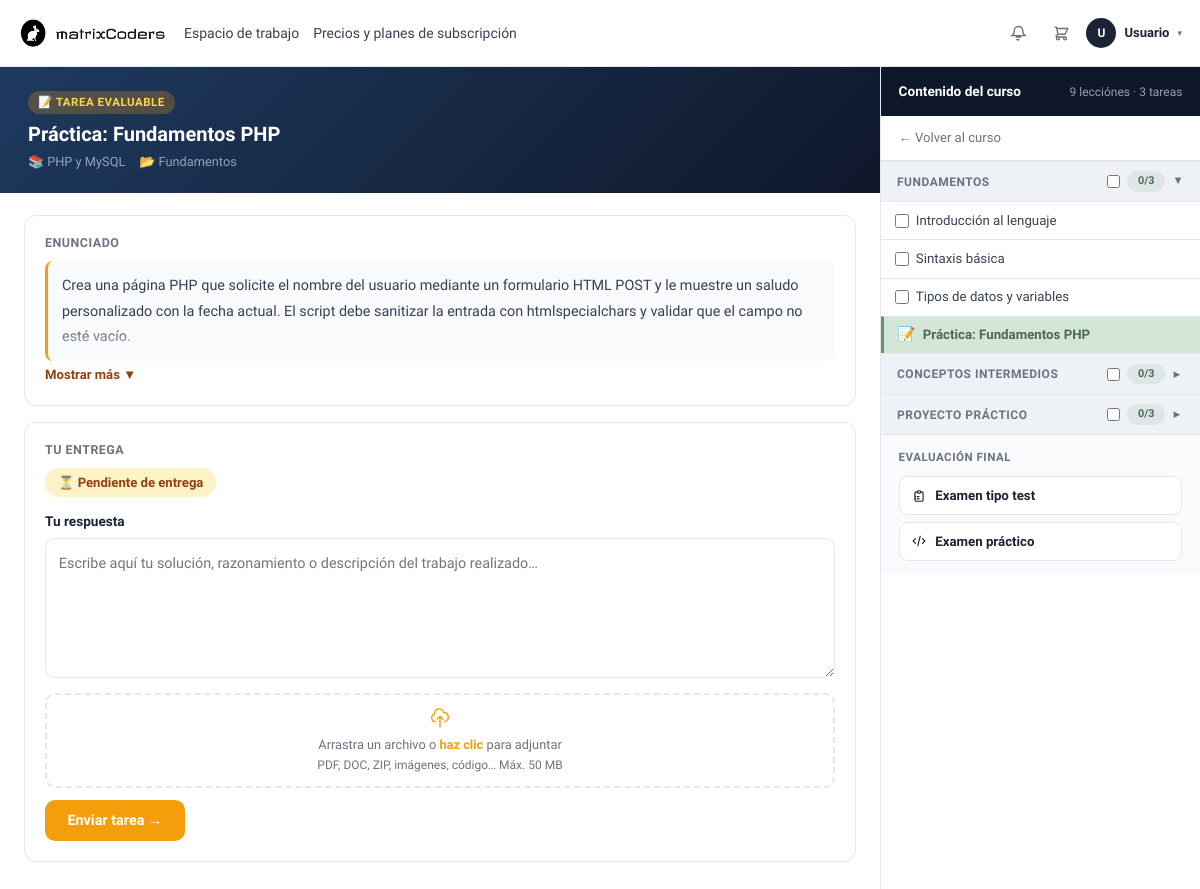
The page /index.php?url=tarea-entregable&id=23 (signed in) on the database its author committed.
### tables this page shows
CREATE TABLE tarea_entregable (
    id           INTEGER PRIMARY KEY AUTOINCREMENT,
    curso_id     INTEGER NOT NULL,
    unidad_id    INTEGER DEFAULT NULL,
    titulo       TEXT    NOT NULL,
    descripcion  TEXT    DEFAULT NULL,
    fecha_limite TEXT    DEFAULT NULL,
    creado_en    TEXT    NOT NULL DEFAULT (datetime('now')),
    FOREIGN KEY (curso_id)  REFERENCES curso(id)  ON DELETE CASCADE,
    FOREIGN KEY (unidad_id) REFERENCES unidad(id) ON DELETE SET NULL
);

CREATE TABLE curso (
    id             INTEGER PRIMARY KEY AUTOINCREMENT,
    titulo         TEXT    NOT NULL,
    descripcion    TEXT    DEFAULT NULL,
    info_extra     TEXT    DEFAULT NULL,
    que_aprenderas TEXT    DEFAULT NULL,
    imagen         TEXT    DEFAULT NULL,
    destacado      INTEGER NOT NULL DEFAULT 0,
    precio         REAL    NOT NULL DEFAULT 0.00,
    nivel          TEXT    DEFAULT NULL,
    categoria      TEXT    DEFAULT NULL,
    duracion_min   INTEGER DEFAULT NULL,
    estudiantes    INTEGER DEFAULT NULL
, activo        INTEGER NOT NULL DEFAULT 1, instructor_id INTEGER DEFAULT NULL, orden         INTEGER NOT NULL DEFAULT 0, apuntes_json   TEXT    DEFAULT NULL);

CREATE TABLE unidad (
    id       INTEGER PRIMARY KEY AUTOINCREMENT,
    curso_id INTEGER NOT NULL,
    titulo   TEXT    NOT NULL,
    orden    INTEGER NOT NULL DEFAULT 1,
    FOREIGN KEY (curso_id) REFERENCES curso(id) ON DELETE CASCADE ON UPDATE CASCADE
);

CREATE TABLE leccion (
    id        INTEGER PRIMARY KEY AUTOINCREMENT,
    unidad_id INTEGER NOT NULL,
    titulo    TEXT    NOT NULL,
    orden     INTEGER NOT NULL DEFAULT 1,
    video_url TEXT    DEFAULT NULL, apuntes TEXT DEFAULT NULL,
    FOREIGN KEY (unidad_id) REFERENCES unidad(id) ON DELETE CASCADE ON UPDATE CASCADE
);

### app/controllers/TareaEntregableController.php (called while the page is built, shortened)
<?php
require_once __DIR__ . '/../models/Curso.php';
$usuarioId = (int)$_SESSION['usuario_id'];
$db        = (new Database())->connect();
$tareaId = isset($_GET['id']) ? (int)$_GET['id'] : 0;
$stmtT = $db->prepare("
    SELECT te.*, u.titulo AS unidad_titulo, u.curso_id, c.titulo AS curso_titulo
    FROM tarea_entregable te
    JOIN unidad u ON u.id = te.unidad_id
    JOIN curso c  ON c.id = u.curso_id
    WHERE te.id = ?
");
$stmtT->execute([$tareaId]);
$tarea = $stmtT->fetch(PDO::FETCH_ASSOC);
$cursoId = (int)$tarea['curso_id'];
try {
    $stmtExp = $db->prepare("SELECT fecha FROM matricula WHERE usuario_id=? AND curso_id=? AND estado='activa'");
    $stmtExp->execute([$usuarioId, $cursoId]);
    $fechaMatricula = $stmtExp->fetchColumn();
    if ($fechaMatricula) {
        $expiracion = new DateTime($fechaMatricula);
        $expiracion->modify('+90 days');
        $plazoSuperado = new DateTime() > $expiracion;
    }
} catch (\Exception $e) {}
$stmtE2 = $db->prepare("SELECT * FROM entrega_entregable WHERE tarea_id=? AND alumno_id=?");
$stmtE2->execute([$tareaId, $usuarioId]);
$entrega = $stmtE2->fetch(PDO::FETCH_ASSOC) ?: null;
$modeloCurso = new Curso($db);
$unidades    = $modeloCurso->getUnidadesConLecciones($cursoId);
$tieneExamen = false;
try {
    $stEx = $db->prepare("SELECT COUNT(*) FROM examen WHERE curso_id=? AND (tipo='test' OR tipo IS NULL OR tipo='')");
    $stEx->execute([$cursoId]);
    $tieneExamen = (int)$stEx->fetchColumn() > 0;
} catch (\Exception $e) {}
if ($tieneExamen) {
    try {
        $stR = $db->prepare("
            SELECT re.nota, re.aprobado FROM resultado_examen re
            JOIN examen e ON e.id = re.examen_id
            WHERE re.usuario_id=? AND e.curso_id=? AND (e.tipo='test' OR e.tipo IS NULL)
            ORDER BY re.realizado_en DESC LIMIT 1
        ");
        $stR->execute([$usuarioId, $cursoId]);
        $resultadoExamenTest = $stR->fetch(PDO::FETCH_ASSOC) ?: null;
    } catch (\Exception $e) {}
}
$tareaActivaId = $tareaId;
require __DIR__ . '/../views/tarea_entregable/index.php';

### app/models/Curso.php (called while the page is built, shortened)
<?php
class Curso
{
    private $db;
    public function __construct($db)
    {
        $this->db = $db;
    }
    public function getUnidadesConLecciones(int $cursoId): array
    {
        $stmt = $this->db->prepare("
            SELECT * FROM unidad
            WHERE curso_id = ?
            ORDER BY orden ASC, id ASC
        ");
        $stmt->execute([$cursoId]);
        $unidades = $stmt->fetchAll(PDO::FETCH_ASSOC);
        foreach ($unidades as &$u) {
            $stmt2 = $this->db->prepare("
                SELECT * FROM leccion
                WHERE unidad_id = ?
                ORDER BY orden ASC, id ASC
            ");
            $stmt2->execute([$u['id']]);
            $u['lecciones'] = $stmt2->fetchAll(PDO::FETCH_ASSOC);
            try {
                $stmt3 = $this->db->prepare("
                    SELECT * FROM tarea_entregable
                    WHERE unidad_id = ?
                    ORDER BY id ASC
                ");
                $stmt3->execute([$u['id']]);
                $u['tareas_entregables'] = $stmt3->fetchAll(PDO::FETCH_ASSOC);
            } catch (\Exception $e) {
                $u['tareas_entregables'] = [];
            }
        }
        return $unidades;
    }
}

### app/views/tarea_entregable/index.php (the view, shortened to what this page needs)
<?php
$tituloCurso = htmlspecialchars($tarea['curso_titulo'] ?? 'Curso');
$tituloTarea = htmlspecialchars($tarea['titulo'] ?? 'Tarea');
$unidadTit   = htmlspecialchars($tarea['unidad_titulo'] ?? '');
$descripcion = $tarea['descripcion'] ?? '';
$fechaLimite = $tarea['fecha_limite'] ?? null;
?>
<!DOCTYPE html>
<html lang="es">
<head>
<link href="https://cdn.jsdelivr.net/npm/bootstrap@5.3.2/dist/css/bootstrap.min.css" rel="stylesheet">
<link rel="stylesheet" href="<?= BASE_URL ?>/css/header.css">
</head>
<body>
<?php require __DIR__ . '/../layout/header.php'; ?>
<div class="te-layout">
  <div class="te-main">
    <div class="te-hero">
      <div class="badge-tipo">📝 Tarea evaluable</div>
      <h1><?= $tituloTarea ?></h1>
      <div class="meta">
        <span>📚 <?= $tituloCurso ?></span>
        <?php if ($unidadTit): ?><span>📂 <?= $unidadTit ?></span><?php endif; ?>
      </div>
    </div>
    <div class="te-body">
      <?php if ($descripcion): ?>
      <div class="card-section">
        <h2>Enunciado</h2>
        <div class="descripcion-box collapsed" id="desc-box"><?= nl2br(htmlspecialchars($descripcion)) ?></div>
        <button class="btn-desc-toggle" id="btn-desc" onclick="toggleDesc()">Mostrar más ▼</button>
      </div>
      <?php endif; ?>
      <div class="card-section">
        <h2>Tu entrega</h2>
        <?php if ($plazoSuperado && !$entrega): ?>
          <div class="alert-vencida">⚠ El plazo de entrega finalizó el <?= fmtFechaTE($fechaLimite) ?>. Ya no es posible enviar esta tarea.</div>
        <?php else: ?>
          <span class="estado-badge estado-pendiente">⏳ Pendiente de entrega</span>
          <div style="margin-top:14px"><?php include __DIR__ . '/partials/form_entrega.php'; ?></div>
        <?php endif; ?>
      </div>
    </div>
  </div>
  <aside class="temario-sidebar">
    <div class="temario-head">
      <span>Contenido del curso</span>
      <small>
        <?php
        $totalLecSb = array_sum(array_map(fn($u) => count($u['lecciones'] ?? []), $unidades));
        $totalTESb  = array_sum(array_map(fn($u) => count($u['tareas_entregables'] ?? []), $unidades));
        echo $totalLecSb . ' lección' . ($totalLecSb !== 1 ? 'es' : '');
        if ($totalTESb > 0) echo ' · ' . $totalTESb . ' tarea' . ($totalTESb !== 1 ? 's' : '');
        ?>
      </small>
    </div>
    <a href="<?= BASE_URL ?>/index.php?url=detallecurso&id=<?= $cursoId ?>" class="volver-curso">
      ← Volver al curso
    </a>
    <?php foreach ($unidades as $uIdx => $u):
      $lecsU     = $u['lecciones'] ?? [];
      $vistasU   = 0;
      $totalLecsU = count($lecsU);
      $todasVistasU = $totalLecsU > 0 && $vistasU >= $totalLecsU;
      $unidadId = 'sb-unidad-' . $uIdx;
      $tieneActiva = false;
      foreach (($u['tareas_entregables'] ?? []) as $te) {
          if ($te['id'] == ($tareaActivaId ?? 0)) $tieneActiva = true;
      }
    ?>
    <button
        class="t-unidad-btn <?= $tieneActiva ? '' : 'collapsed' ?>"
        data-target="<?= $unidadId ?>"
        aria-expanded="<?= $tieneActiva ? 'true' : 'false' ?>">
      <span style="min-width:0;overflow:hidden;text-overflow:ellipsis;white-space:nowrap"><?= htmlspecialchars($u['titulo'] ?? 'Unidad') ?></span>
      <span class="u-meta">
        <input type="checkbox" class="u-check-all"
               title="Marcar todas las lecciones"
               data-unidad="<?= (int)$u['id'] ?>"
               data-lista="<?= $unidadId ?>"
               <?= $todasVistasU ? 'checked' : '' ?>
               onclick="event.stopPropagation()"
               onchange="toggleUnidadAll(this)">
        <span class="u-progress" id="prog-<?= $unidadId ?>"><?= $vistasU ?>/<?= $totalLecsU ?></span>
        <span class="u-chevron">▼</span>
      </span>
    </button>
    <div class="t-lecciones-list <?= $tieneActiva ? '' : 'cerrado' ?>" id="<?= $unidadId ?>">
      <?php foreach ($lecsU as $lec):
        $esVista = isset($leccionesVistas[$lec['id']]);
      ?>
      <div class="t-leccion-row">
        <input type="checkbox" class="lec-check"
               id="lc-<?= $lec['id'] ?>"
               <?= $esVista ? 'checked' : '' ?>
               onchange="toggleLeccion(this, <?= (int)$lec['id'] ?>)"
               onclick="event.stopPropagation()"
               title="Marcar como vista">
        <a href="<?= BASE_URL ?>/index.php?url=leccion&id=<?= $lec['id'] ?>"
           class="t-leccion <?= $esVista ? 'vista' : '' ?>">
          <span><?= htmlspecialchars($lec['titulo'] ?? 'Lección') ?></span>
        </a>
      </div>
      <?php endforeach; ?>
      <?php foreach (($u['tareas_entregables'] ?? []) as $te):
        $teEntregada = isset($tareasEntregablesEntregadas[$te['id']]);
        $esActiva    = $te['id'] == ($tareaActivaId ?? 0);
      ?>
      <div class="t-leccion-row t-tarea-row <?= $teEntregada ? 't-tarea-entregada' : '' ?>">
        <div class="tl-te-icon"><?= $teEntregada ? '✅' : '📝' ?></div>
        <a href="<?= BASE_URL ?>/index.php?url=tarea-entregable&id=<?= $te['id'] ?>"
           class="t-leccion <?= $esActiva ? 'activa' : '' ?> <?= $teEntregada ? 'vista' : '' ?>">
          <span><?= htmlspecialchars($te['titulo'] ?? 'Tarea') ?></span>
        </a>
      </div>
      <?php endforeach; ?>
    </div>
    <?php endforeach; ?>
    <?php if ($tieneExamen): ?>
    <div style="border-top:1px solid var(--mc-border);padding:.85rem 1.1rem;background:var(--mc-soft);">
      <div style="font-size:.72rem;font-weight:700;text-transform:uppercase;letter-spacing:.5px;color:var(--mc-muted);margin-bottom:.6rem;">Evaluación final</div>
      <?php
      $testAprobado = !empty($resultadoExamenTest['aprobado']);
      $testHecho    = $resultadoExamenTest !== null;
      ?>
      <a href="<?= BASE_URL ?>/index.php?url=examen&curso=<?= $cursoId ?>"
         style="display:flex;align-items:center;gap:.6rem;padding:.55rem .75rem;border-radius:9px;text-decoration:none;font-size:.83rem;font-weight:600;margin-bottom:.4rem;
                background:<?= $testAprobado ? '#f0fdf4' : ($testHecho ? '#fff7ed' : '#fff') ?>;
                color:<?= $testAprobado ? '#166534' : ($testHecho ? '#7c2d12' : 'var(--mc-dark)') ?>;
                border:1.5px solid <?= $testAprobado ? '#86efac' : ($testHecho ? '#fed7aa' : 'var(--mc-border)') ?>;">
        <svg width="14" height="14" fill="none" stroke="currentColor" stroke-width="2" viewBox="0 0 24 24"><path stroke-linecap="round" d="M9 5H7a2 2 0 00-2 2v12a2 2 0 002 2h10a2 2 0 002-2V7a2 2 0 00-2-2h-2M9 5a2 2 0 002 2h2a2 2 0 002-2M9 5a2 2 0 012-2h2a2 2 0 012 2m-6 8h3m-3 4h3m-6-4h.01m0 4h.01"/></svg>
        Examen tipo test
      </a>
      <?php if (!empty($tieneExamenPractico)): ?>
      <a href="<?= BASE_URL ?>/index.php?url=examen-practico&curso=<?= $cursoId ?>"
         style="display:flex;align-items:center;gap:.6rem;padding:.55rem .75rem;border-radius:9px;text-decoration:none;font-size:.83rem;font-weight:600;background:#fff;color:var(--mc-dark);border:1.5px solid var(--mc-border);">
        <svg width="14" height="14" fill="none" stroke="currentColor" stroke-width="2" viewBox="0 0 24 24"><path stroke-linecap="round" d="M10 20l4-16m4 4l4 4-4 4M6 16l-4-4 4-4"/></svg>
        Examen práctico
      </a>
      <?php endif; ?>
    </div>
    <?php endif; ?>
  </aside>
</div>
</body>
</html>

### public/css/header.css (style rules this page uses)
:root { --mc-green: #6B8F71; --mc-dark: #1B2336; --mc-text: #1B2336; --mc-muted: #6b7280; --mc-bg: #ffffff; --mc-border: #e5e7eb; }

### rows shown on the page
tarea_entregable: titulo "Práctica: Fundamentos PHP", curso.titulo "PHP y MySQL", unidad.titulo "Fundamentos", descripcion "Crea una página PHP que solicite el nombre del usuario mediante un formulario HTML POST y le muestre un saludo personalizado con la fecha actual. El script debe sanitizar la entrada con htmlspecialchars y validar que el campo no esté vacío."
unidad: titulo "FUNDAMENTOS", vistasU "0", totalLecsU "3"
leccion: titulo "Introducción al lenguaje"
leccion: titulo "Sintaxis básica"
leccion: titulo "Tipos de datos y variables"
unidad: titulo "CONCEPTOS INTERMEDIOS", vistasU "0", totalLecsU "3"
unidad: titulo "PROYECTO PRÁCTICO", vistasU "0", totalLecsU "3"

### other values the page prints
mb_strtoupper(mb_substr($nombreMenu, 0, 1, 'UTF-8'), 'UTF-8') "U"
$nombreMenu "Usuario"
$totalLecSb "9"
$totalTESb "3"
